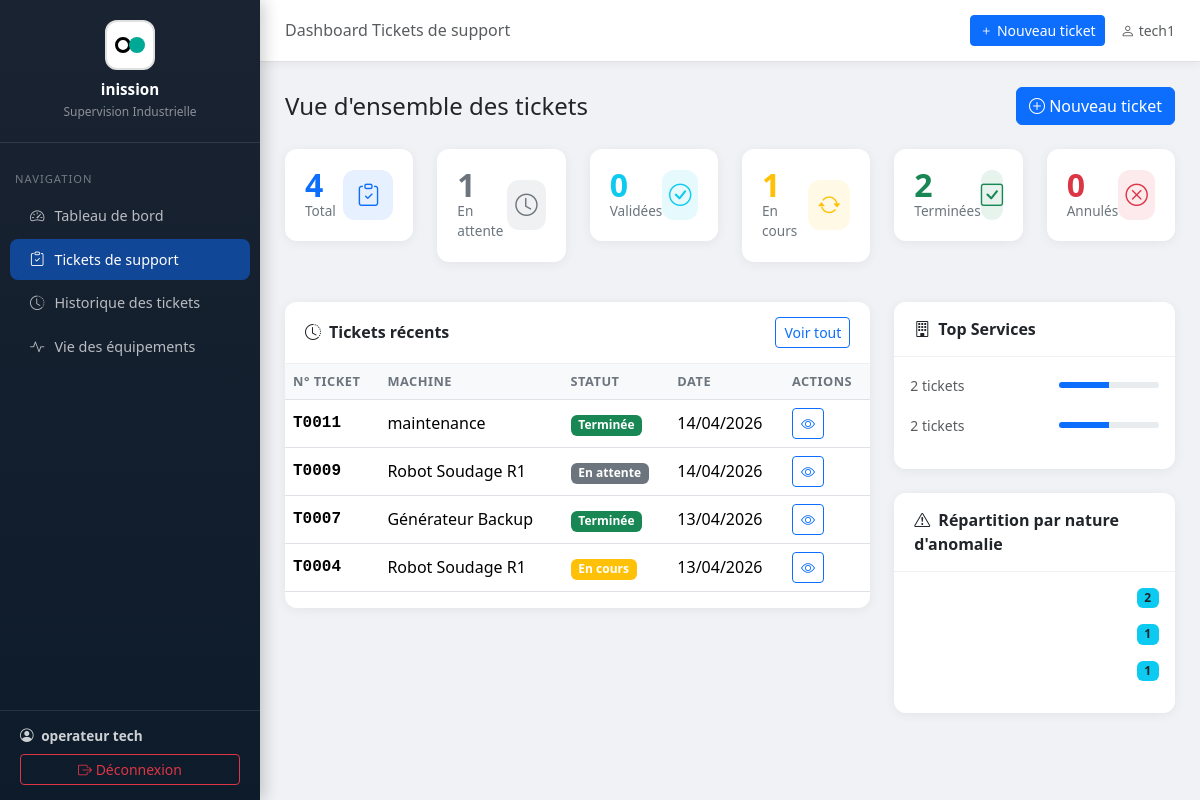
Screenshot of /demandes/dashboard/ (signed in) with the database file from the repository.
### tickets/models.py (models this page shows, shortened)
class TicketSupport(models.Model):
    titre = models.CharField(max_length=200, verbose_name="Titre du ticket", default="Sans titre")
    CATEGORIE_CHOICES = [
        ('industrielle', 'Industrielle'),
        ('informatique', 'Informatique'),
    ]
    categorie = models.CharField(max_length=30, choices=CATEGORIE_CHOICES, verbose_name="Catégorie", default='industrielle')
    type_panne = models.CharField(max_length=100, verbose_name="Type de panne", default="Non renseigné")
    PRIORITE_CHOICES = [
        ('basse', 'Basse'),
        ('moyenne', 'Moyenne'),
        ('haute', 'Haute'),
    ]
    priorite = models.CharField(max_length=10, choices=PRIORITE_CHOICES, verbose_name="Priorité", default='moyenne')
    """Modèle pour les tickets de support"""
    NATURE_ANOMALIE_CHOICES = [
        ('mecanique', 'Mécanique'),
        ('electrique', 'Électrique'),
        ('hydraulique', 'Hydraulique'),
        ('pneumatique', 'Pneumatique'),
        ('informatique', 'Informatique'),
        ('autre', 'Autre'),
    ]
    STATUT_CHOICES = [
        ('en_attente', 'En attente'),
        ('validee', 'Validée'),
        ('en_cours', 'En cours'),
        ('terminee', 'Terminée'),
        ('annulee', 'Annulée'),
    ]
    numero_ticket = models.CharField(max_length=50, unique=True, verbose_name="N° de ticket")
    service_support = models.CharField(max_length=200, verbose_name="Service support")
    demandeur = models.CharField(max_length=200, verbose_name="Nom du demandeur")
    machine = models.ForeignKey(Machine, on_delete=models.CASCADE, verbose_name="Machine concernée")
    code_machine = models.CharField(max_length=100, verbose_name="Code machine")
    date_ticket = models.DateField(verbose_name="Date du ticket")
    heure_ticket = models.TimeField(verbose_name="Heure du ticket")
    delai_souhaite = models.DateField(null=True, blank=True, verbose_name="Délai souhaité")
    type_support = models.BooleanField(default=False, verbose_name="Curative (décocher) / Préventive (cocher)")
    description_probleme = models.TextField(verbose_name="Description du problème")
    nature_probleme = models.CharField(max_length=20, choices=NATURE_ANOMALIE_CHOICES, verbose_name="Nature du problème")
    visa_demandeur = models.CharField(max_length=200, blank=True, verbose_name="Visa du demandeur")
    statut = models.CharField(max_length=20, choices=STATUT_CHOICES, default='en_attente', verbose_name="Statut")
    date_creation = models.DateTimeField(auto_now_add=True, verbose_name="Date de création")
    date_modification = models.DateTimeField(auto_now=True, verbose_name="Dernière modification")
    class Meta:
        verbose_name = "Ticket de support"
        verbose_name_plural = "Tickets de support"
        ordering = ['-date_creation']
    def get_statut_class(self):
        classes = {
            'en_attente': 'secondary',
            'validee': 'info',
            'en_cours': 'warning',
            'terminee': 'success',
            'annulee': 'danger',
        }
        return classes.get(self.statut, 'secondary')

class Machine(models.Model):
    nom = models.CharField(max_length=200, verbose_name="Nom de la machine")
    reference = models.CharField(max_length=100, unique=True, verbose_name="Référence")
    localisation = models.CharField(max_length=200, verbose_name="Localisation / Zone")
    description = models.TextField(blank=True, verbose_name="Description")
    actif = models.BooleanField(default=True, verbose_name="Active")
    date_installation = models.DateField(null=True, blank=True, verbose_name="Date d'installation")
    department = models.ForeignKey('Department', on_delete=models.SET_NULL, null=True, blank=True, verbose_name="Département associé")
    operator = models.ForeignKey('OperatorProfile', on_delete=models.SET_NULL, null=True, blank=True, verbose_name="Opérateur assigné")
    class Meta:
        verbose_name = "Machine"
        verbose_name_plural = "Machines"
        ordering = ['nom']

### tickets/views.py (the view)
# urls.py: path('demandes/dashboard/', views.demande_dashboard, name='demande_dashboard'),
@login_required
def demande_dashboard(request):
    user = request.user
    if is_admin_or_supervisor(user):
        tickets_qs = TicketSupport.objects.all()
    else:
        profile = getattr(user, 'operatorprofile', None)
        if not profile:
            messages.error(request, "Aucun profil opérateur trouvé.")
            return redirect('dashboard')
        tickets_qs = TicketSupport.objects.filter(machine__in=profile.machines.all())
    total = tickets_qs.count()
    en_attente = tickets_qs.filter(statut='en_attente').count()
    validees = tickets_qs.filter(statut='validee').count()
    en_cours = tickets_qs.filter(statut='en_cours').count()
    terminees = tickets_qs.filter(statut='terminee').count()
    annulees = tickets_qs.filter(statut='annulee').count()
    demandes_recentes = tickets_qs.select_related('machine').order_by('-date_creation')[:10]
    stats_services = tickets_qs.values('service_support').annotate(
        count=Count('id')
    ).order_by('-count')[:5]
    stats_natures = tickets_qs.values('nature_probleme').annotate(
        count=Count('id')
    ).order_by('-count')
    context = {
        'total': total, 'en_attente': en_attente, 'validees': validees,
        'en_cours': en_cours, 'terminees': terminees, 'annulees': annulees,
        'demandes_recentes': demandes_recentes,
        'stats_services': stats_services,
        'stats_natures': stats_natures,
    }
    return render(request, 'tickets/demande_dashboard.html', context)

### tickets/templates/tickets/demande_dashboard.html (shortened to what this page needs)
{% extends 'tickets/base.html' %}
{% block page_title %}Dashboard Tickets de support{% endblock %}
{% block content %}
<div class="row mb-4">
    <div class="col-12">
        <div class="d-flex justify-content-between align-items-center">
            <h4 class="mb-0">Vue d'ensemble des tickets</h4>
            <a href="{% url 'demande_create' %}" class="btn btn-primary">
                <i class="bi bi-plus-circle"></i> Nouveau ticket
            </a>
        </div>
    </div>
</div>
<div class="row mb-4">
    <div class="col-md-2 col-sm-6 mb-3">
        <div class="stat-card">
            <div class="d-flex justify-content-between align-items-center">
                <div>
                    <div class="stat-number text-primary">{{ total }}</div>
                    <div class="stat-label">Total</div>
                </div>
                <div class="stat-icon bg-primary bg-opacity-10 text-primary">
                    <i class="bi bi-clipboard-check"></i>
                </div>
            </div>
        </div>
    </div>
    <div class="col-md-2 col-sm-6 mb-3">
        <div class="stat-card">
            <div class="d-flex justify-content-between align-items-center">
                <div>
                    <div class="stat-number text-secondary">{{ en_attente }}</div>
                    <div class="stat-label">En attente</div>
                </div>
                <div class="stat-icon bg-secondary bg-opacity-10 text-secondary">
                    <i class="bi bi-clock"></i>
                </div>
            </div>
        </div>
    </div>
    <div class="col-md-2 col-sm-6 mb-3">
        <div class="stat-card">
            <div class="d-flex justify-content-between align-items-center">
                <div>
                    <div class="stat-number text-info">{{ validees }}</div>
                    <div class="stat-label">Validées</div>
                </div>
                <div class="stat-icon bg-info bg-opacity-10 text-info">
                    <i class="bi bi-check-circle"></i>
                </div>
            </div>
        </div>
    </div>
    <div class="col-md-2 col-sm-6 mb-3">
        <div class="stat-card">
            <div class="d-flex justify-content-between align-items-center">
                <div>
                    <div class="stat-number text-warning">{{ en_cours }}</div>
                    <div class="stat-label">En cours</div>
                </div>
                <div class="stat-icon bg-warning bg-opacity-10 text-warning">
                    <i class="bi bi-arrow-repeat"></i>
                </div>
            </div>
        </div>
    </div>
    <div class="col-md-2 col-sm-6 mb-3">
        <div class="stat-card">
            <div class="d-flex justify-content-between align-items-center">
                <div>
                    <div class="stat-number text-success">{{ terminees }}</div>
                    <div class="stat-label">Terminées</div>
                </div>
                <div class="stat-icon bg-success bg-opacity-10 text-success">
                    <i class="bi bi-check-square"></i>
                </div>
            </div>
        </div>
    </div>
    <div class="col-md-2 col-sm-6 mb-3">
        <div class="stat-card">
            <div class="d-flex justify-content-between align-items-center">
                <div>
                    <div class="stat-number text-danger">{{ annulees }}</div>
                    <div class="stat-label">Annulés</div>
                </div>
                <div class="stat-icon bg-danger bg-opacity-10 text-danger">
                    <i class="bi bi-x-circle"></i>
                </div>
            </div>
        </div>
    </div>
</div>
<div class="row">
    <div class="col-lg-8 mb-4">
        <div class="table-card">
            <div class="card-header d-flex justify-content-between align-items-center">
                <span><i class="bi bi-clock-history me-2"></i>Tickets récents</span>
                <a href="{% url 'demande_list' %}" class="btn btn-sm btn-outline-primary">Voir tout</a>
            </div>
            <div class="table-responsive">
                <table class="table table-hover">
                    <thead>
                        <tr>
                            <th>N° Ticket</th>
                            <th>Machine</th>
                            <th>Statut</th>
                            <th>Date</th>
                            <th>Actions</th>
                        </tr>
                    </thead>
                    <tbody>
                        {% for demande in demandes_recentes %}
                        <tr>
                            <td class="ticket-num">{{ demande.numero_ticket }}</td>
                            <td>{{ demande.machine.nom }}</td>
                            <td>
                                <span class="badge bg-{{ demande.get_statut_class }}">
                                    {{ demande.get_statut_display }}
                                </span>
                            </td>
                            <td>{{ demande.date_creation|date:"d/m/Y" }}</td>
                            <td>
                                <a href="{% url 'demande_detail' demande.pk %}" class="btn btn-sm btn-outline-primary">
                                    <i class="bi bi-eye"></i>
                                </a>
                            </td>
                        </tr>
                        {% empty %}
                        <tr>
                            <td colspan="6" class="text-center text-muted">Aucun ticket récent</td>
                        </tr>
                        {% endfor %}
                    </tbody>
                </table>
            </div>
        </div>
    </div>
    <div class="col-lg-4 mb-4">
        <div class="table-card mb-4">
            <div class="card-header">
                <span><i class="bi bi-building me-2"></i>Top Services</span>
            </div>
            <div class="p-3">
                {% for stat in stats_services %}
                <div class="d-flex justify-content-between align-items-center mb-3">
                    <div>
                        <small class="text-muted">{{ stat.count }} ticket{{ stat.count|pluralize }}</small>
                    </div>
                    <div class="progress" style="width: 100px; height: 6px;">
                        {% if total > 0 and stat.count > 0 %}
                        <div class="progress-bar bg-primary" style="width: 50%"></div>
                        {% endif %}
                    </div>
                </div>
                {% empty %}
                <p class="text-muted text-center">Aucune donnée disponible</p>
                {% endfor %}
            </div>
        </div>
        <div class="table-card">
            <div class="card-header">
                <span><i class="bi bi-exclamation-triangle me-2"></i>Répartition par nature d'anomalie</span>
            </div>
            <div class="p-3">
                <div class="row">
                    {% for stat in stats_natures %}
                    <div class="col-md-12 col-sm-6 col-12 mb-3">
                        <div class="d-flex justify-content-between align-items-center">
                            <span class="badge bg-info text-dark">{{ stat.count }}</span>
                        </div>
                    </div>
                    {% empty %}
                    <div class="col-12">
                        <p class="text-muted text-center">Aucune donnée disponible</p>
                    </div>
                    {% endfor %}
                </div>
            </div>
        </div>
    </div>
</div>
{% endblock %}

### tickets/templates/tickets/base.html (shortened to what this page needs)
{% load permissions %}
<!DOCTYPE html>
<html lang="fr">
<head>
    <link href="https://cdnjs.cloudflare.com/ajax/libs/bootstrap/5.3.2/css/bootstrap.min.css" rel="stylesheet">
    <link href="https://cdnjs.cloudflare.com/ajax/libs/bootstrap-icons/1.11.3/font/bootstrap-icons.min.css" rel="stylesheet">
</head>
<body>
{% if user.is_authenticated %}
<div class="sidebar d-flex flex-column">
    <div class="sidebar-brand flex-shrink-0">
        <div class="brand-icon"></div>
        <h5>inission</h5>
        <small>Supervision Industrielle</small>
    </div>
    <nav class="mt-2 flex-grow-1">
        <div class="sidebar-section">Navigation</div>
        <a href="{% url 'dashboard' %}" class="nav-link {% if request.resolver_match.url_name == 'dashboard' %}active{% endif %}">
            <i class="bi bi-speedometer2"></i><span>Tableau de bord</span>
        </a>
        <a href="{% url 'demande_dashboard' %}" class="nav-link {% if 'demande' in request.resolver_match.url_name %}active{% endif %}">
            <i class="bi bi-clipboard-check"></i><span>Tickets de support</span>
        </a>
            <a href="{% url 'ticket_history_list' %}" class="nav-link {% if request.resolver_match.url_name == 'ticket_history_list' %}active{% endif %}">
                <i class="bi bi-clock-history"></i><span>Historique des tickets</span>
            </a>
        <a href="{% url 'viee_dashboard' %}" class="nav-link {% if 'viee' in request.resolver_match.url_name %}active{% endif %}">
            <i class="bi bi-activity"></i><span>Vie des équipements</span>
        </a>
    </nav>
    <div class="sidebar-footer flex-shrink-0">
        <div class="user-info">
            <i class="bi bi-person-circle me-1"></i>
            <strong>{{ user.get_full_name|default:user.username }}</strong>
        </div>
        <form action="{% url 'logout' %}" method="post" style="margin-top:8px;">
            <button type="submit" class="btn btn-sm btn-outline-danger w-100">
                <i class="bi bi-box-arrow-right"></i> <span>Déconnexion</span>
            </button>
        </form>
    </div>
</div>
<div class="main-content">
    <div class="topbar">
        <h6 class="mb-0 text-muted">{% block page_title %}{% endblock %}</h6>
        <div class="d-flex align-items-center gap-3">
            <a href="{% url 'demande_create' %}" class="btn btn-primary btn-sm">
                <i class="bi bi-plus"></i> Nouveau ticket
            </a>
            <span class="text-muted small"><i class="bi bi-person me-1"></i>{{ user.username }}</span>
        </div>
    </div>
    <div class="page-content">
        {% block content %}{% endblock %}
    </div>
</div>
{% else %}
    {% block auth_content %}{% endblock %}
{% endif %}
</body>
</html>

### rows the page displays
TicketSupport: numero_ticket "T0011", machine.nom "maintenance", statut "Terminée", date_creation "14/04/2026"
TicketSupport: numero_ticket "T0009", machine.nom "Robot Soudage R1", statut "En attente", date_creation "14/04/2026"
TicketSupport: numero_ticket "T0007", machine.nom "Générateur Backup", statut "Terminée", date_creation "13/04/2026"
TicketSupport: numero_ticket "T0004", machine.nom "Robot Soudage R1", statut "En cours", date_creation "13/04/2026"

### other values shown
{{ user.get_full_name|default:user.username }} "operateur tech"
{{ user.username }} "tech1"
{{ total }} "4"
{{ en_attente }} "1"
{{ validees }} "0"
{{ en_cours }} "1"
{{ terminees }} "2"
{{ annulees }} "0"
{{ stat.count }} "2" "2"
{{ stat.count }} "2" "1" "1"
